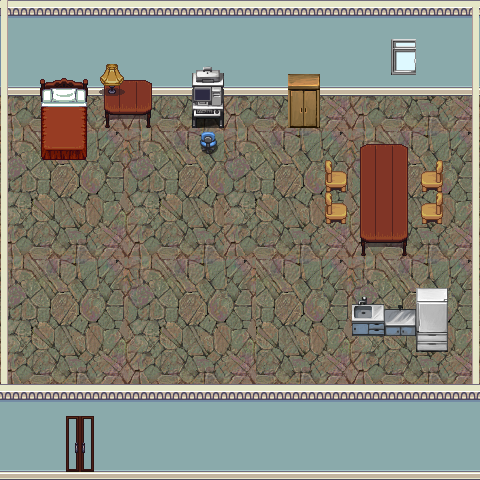

This is a level from a 2D game, rendered from its Tiled map with the project's own tilesets. A one-line summary and the map file follow, with tile-layer data summarised:
An orthogonal 15x15 tile map with 32x32 px tiles, 4 tile layers (Tile Layer 1, Tile Layer 2, Tile Layer 3, doors), 3 tilesets.

<map version="1.0" orientation="orthogonal" renderorder="right-down" width="15" height="15" tilewidth="32" tileheight="32" nextobjectid="10">
 <properties>
  <property name="x" type="int" value="116" />
  <property name="y" type="int" value="153" />
 </properties>
 <tileset firstgid="1" name="house_inside" tilewidth="32" tileheight="32" tilecount="224" columns="16">
  <image source="imgs/house_inside.png" width="512" height="448" />
  <tile id="31">
   <properties>
    <property name="mapName" value="road" />
   </properties>
  </tile>
  <tile id="47">
   <properties>
    <property name="mapName" value="road" />
   </properties>
  </tile>
  <tile id="82">
   <properties>
    <property name="Collision" type="bool" value="true" />
   </properties>
  </tile>
  <tile id="83">
   <properties>
    <property name="Collision" type="bool" value="true" />
   </properties>
  </tile>
  <tile id="84">
   <properties>
    <property name="Collision" type="bool" value="true" />
   </properties>
  </tile>
  <tile id="85">
   <properties>
    <property name="Collision" type="bool" value="true" />
   </properties>
  </tile>
  <tile id="98">
   <properties>
    <property name="Collision" type="bool" value="true" />
   </properties>
  </tile>
  <tile id="99">
   <properties>
    <property name="Collision" type="bool" value="true" />
   </properties>
  </tile>
  <tile id="100">
   <properties>
    <property name="Collision" type="bool" value="true" />
   </properties>
  </tile>
  <tile id="101">
   <properties>
    <property name="Collision" type="bool" value="true" />
   </properties>
  </tile>
  <tile id="114">
   <properties>
    <property name="Collision" type="bool" value="true" />
   </properties>
  </tile>
  <tile id="115">
   <properties>
    <property name="Collision" type="bool" value="true" />
   </properties>
  </tile>
  <tile id="116">
   <properties>
    <property name="Collision" type="bool" value="true" />
   </properties>
  </tile>
  <tile id="117">
   <properties>
    <property name="Collision" type="bool" value="true" />
   </properties>
  </tile>
  <tile id="158">
   <properties>
    <property name="Collision" type="bool" value="true" />
   </properties>
  </tile>
  <tile id="159">
   <properties>
    <property name="Collision" type="bool" value="true" />
   </properties>
  </tile>
 </tileset>
 <tileset firstgid="225" name="rocks" tilewidth="32" tileheight="32" tilecount="16" columns="4">
  <image source="imgs/rocks.png" width="128" height="128" />
 </tileset>
 <tileset firstgid="241" name="TileEmodernEBtiles2" tilewidth="32" tileheight="32" tilecount="256" columns="16">
  <image source="imgs/TileEmodernEBtiles2.png" width="512" height="512" />
  <tile id="5">
   <properties>
    <property name="mapName" value="backyard" />
   </properties>
  </tile>
  <tile id="21">
   <properties>
    <property name="mapName" value="backyard" />
   </properties>
  </tile>
  <tile id="43">
   <properties>
    <property name="Collision" type="bool" value="true" />
    <property name="dialogue" value="playComp" />
   </properties>
  </tile>
  <tile id="100">
   <properties>
    <property name="Collision" type="bool" value="true" />
   </properties>
  </tile>
  <tile id="117">
   <properties>
    <property name="Collision" type="bool" value="true" />
   </properties>
  </tile>
  <tile id="144">
   <properties>
    <property name="Collision" type="bool" value="true" />
   </properties>
  </tile>
  <tile id="145">
   <properties>
    <property name="Collision" type="bool" value="true" />
   </properties>
  </tile>
  <tile id="160">
   <properties>
    <property name="Collision" type="bool" value="true" />
   </properties>
  </tile>
  <tile id="176">
   <properties>
    <property name="Collision" type="bool" value="true" />
   </properties>
  </tile>
  <tile id="193">
   <properties>
    <property name="Collision" type="bool" value="true" />
   </properties>
  </tile>
  <tile id="208">
   <properties>
    <property name="Collision" type="bool" value="true" />
   </properties>
  </tile>
  <tile id="209">
   <properties>
    <property name="Collision" type="bool" value="true" />
   </properties>
  </tile>
 </tileset>
 <layer name="Tile Layer 1" width="15" height="15">
  <data>[225 cells, 225 non-empty, 22 distinct tile ids]</data>
 </layer>
 <layer name="Tile Layer 2" width="15" height="15">
  <data>[225 cells, 101 non-empty, 30 distinct tile ids]</data>
 </layer>
 <layer name="Tile Layer 3" width="15" height="15">
  <data>[225 cells, 3 non-empty, 3 distinct tile ids]</data>
 </layer>
 <layer name="doors" width="15" height="15">
  <data>[225 cells, 4 non-empty, 4 distinct tile ids]</data>
 </layer>
</map>
